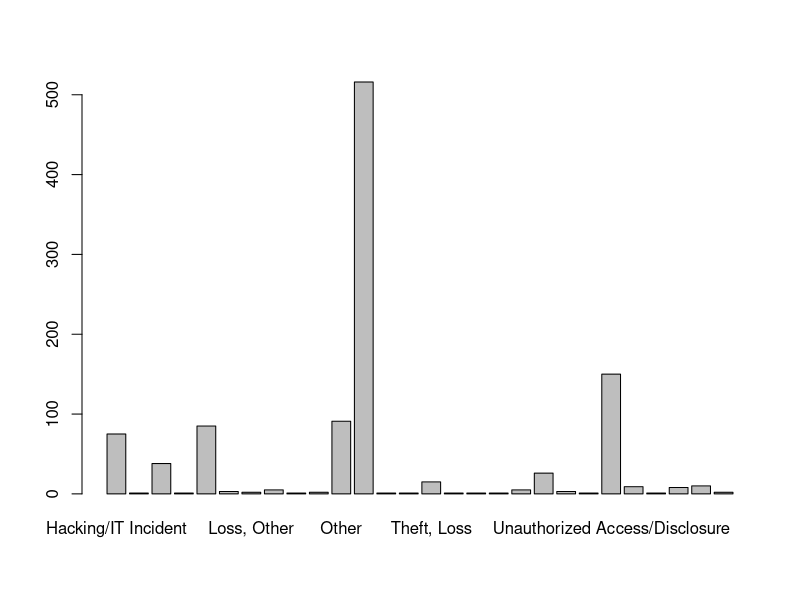
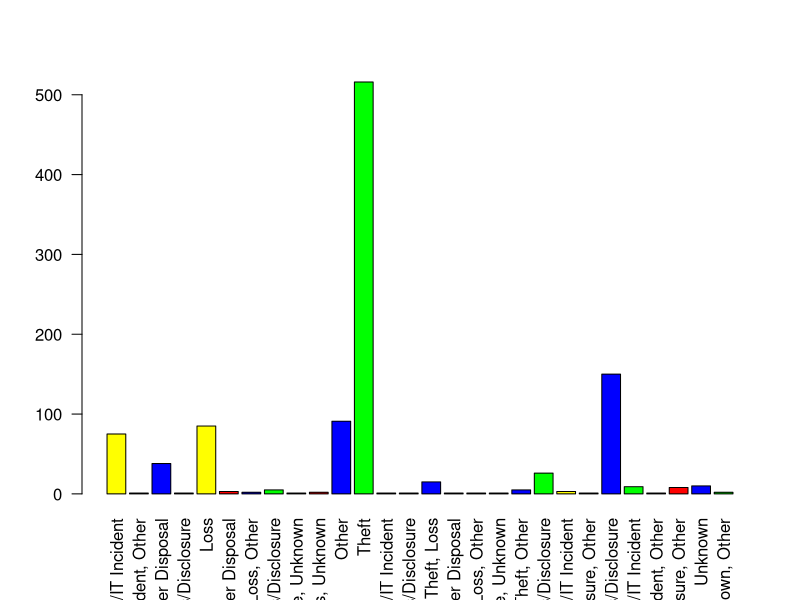
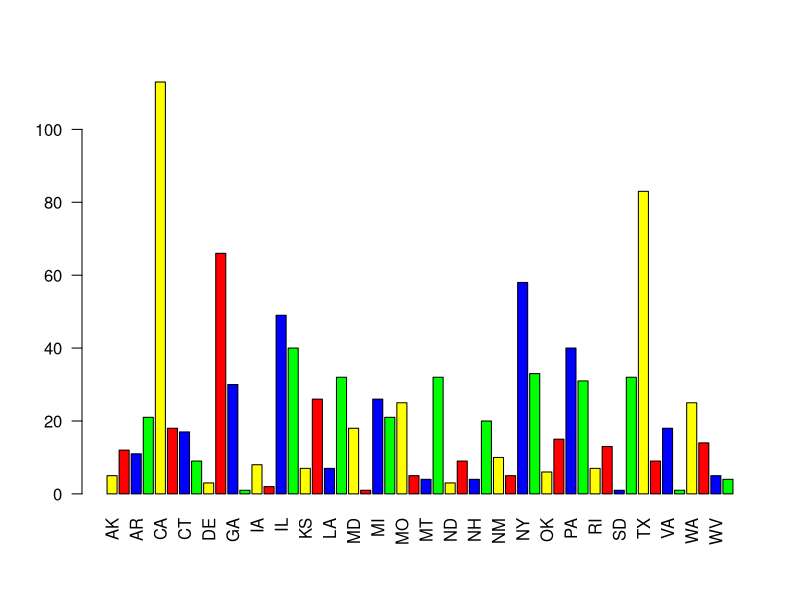

These figures' R source, in order: (Note: this script raises an error after producing the figures.)
## ---- chunk 1
install.packages("readr")
library("readr")

read_csv("Cyber Security Breaches.csv")
getwd()
datos=read_csv("Cyber Security Breaches.csv")
brechas=datos$Type_of_Breach
table((brechas))

sum(table(brechas))
length(unique(brechas))
barplot(table(brechas))

barplot(table(brechas),col=c("yellow","red","blue","green"),las=2)

length(unique(datos$State))
Estados=datos$State


read_csv("Cyber Security Breaches.csv")
getwd()
datos=read_csv("Cyber Security Breaches.csv")
Estados=datos$State
table((Estados))
barplot(table(Estados),col=c("yellow","red","blue","green"),las=2)

read.ta
